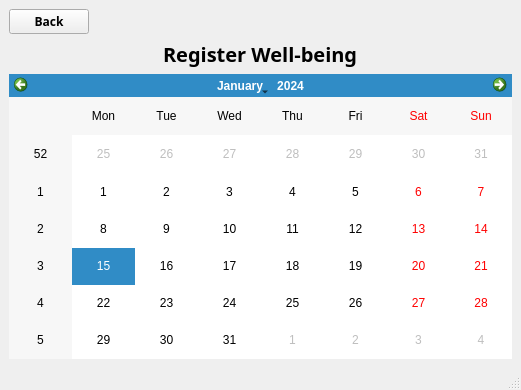
<?xml version="1.0" encoding="UTF-8"?>
<ui version="4.0">
 <class>register_window</class>
 <widget class="QMainWindow" name="register_window">
  <property name="geometry">
   <rect>
    <x>0</x>
    <y>0</y>
    <width>521</width>
    <height>390</height>
   </rect>
  </property>
  <property name="windowTitle">
   <string>Register</string>
  </property>
  <widget class="QWidget" name="centralwidget">
   <layout class="QVBoxLayout" name="verticalLayout_2">
    <item>
     <layout class="QVBoxLayout" name="verticalLayout">
      <item>
       <layout class="QHBoxLayout" name="horizontalLayout_2">
        <item>
         <widget class="QPushButton" name="register_button_back">
          <property name="font">
           <font>
            <family>Book Antiqua</family>
            <weight>75</weight>
            <bold>true</bold>
           </font>
          </property>
          <property name="text">
           <string>Back</string>
          </property>
         </widget>
        </item>
        <item>
         <spacer name="horizontalSpacer_3">
          <property name="orientation">
           <enum>Qt::Horizontal</enum>
          </property>
          <property name="sizeHint" stdset="0">
           <size>
            <width>40</width>
            <height>20</height>
           </size>
          </property>
         </spacer>
        </item>
       </layout>
      </item>
      <item>
       <layout class="QHBoxLayout" name="horizontalLayout">
        <item>
         <spacer name="horizontalSpacer">
          <property name="orientation">
           <enum>Qt::Horizontal</enum>
          </property>
          <property name="sizeHint" stdset="0">
           <size>
            <width>40</width>
            <height>20</height>
           </size>
          </property>
         </spacer>
        </item>
        <item>
         <widget class="QLabel" name="label">
          <property name="font">
           <font>
            <family>Book Antiqua</family>
            <pointsize>15</pointsize>
            <weight>75</weight>
            <italic>false</italic>
            <bold>true</bold>
            <underline>false</underline>
           </font>
          </property>
          <property name="text">
           <string>Register Well-being</string>
          </property>
         </widget>
        </item>
        <item>
         <spacer name="horizontalSpacer_2">
          <property name="orientation">
           <enum>Qt::Horizontal</enum>
          </property>
          <property name="sizeHint" stdset="0">
           <size>
            <width>40</width>
            <height>20</height>
           </size>
          </property>
         </spacer>
        </item>
       </layout>
      </item>
     </layout>
    </item>
    <item>
     <widget class="QCalendarWidget" name="calendarWidget"/>
    </item>
   </layout>
  </widget>
  <widget class="QMenuBar" name="menubar">
   <property name="geometry">
    <rect>
     <x>0</x>
     <y>0</y>
     <width>521</width>
     <height>18</height>
    </rect>
   </property>
  </widget>
  <widget class="QStatusBar" name="statusbar"/>
 </widget>
 <resources/>
 <connections/>
</ui>
